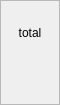
                  <widget class="QFrame" name="frame_seat1_total">
                   <property name="minimumSize">
                    <size>
                     <width>60</width>
                     <height>105</height>
                    </size>
                   </property>
                   <property name="maximumSize">
                    <size>
                     <width>60</width>
                     <height>105</height>
                    </size>
                   </property>
                   <property name="styleSheet">
                    <string notr="true"/>
                   </property>
                   <property name="frameShape">
                    <enum>QFrame::Shape::StyledPanel</enum>
                   </property>
                   <property name="frameShadow">
                    <enum>QFrame::Shadow::Raised</enum>
                   </property>
                   <layout class="QVBoxLayout" name="verticalLayout_12">
                    <property name="spacing">
                     <number>0</number>
                    </property>
                    <property name="leftMargin">
                     <number>0</number>
                    </property>
                    <property name="topMargin">
                     <number>0</number>
                    </property>
                    <property name="rightMargin">
                     <number>0</number>
                    </property>
                    <property name="bottomMargin">
                     <number>5</number>
                    </property>
                    <item alignment="Qt::AlignmentFlag::AlignHCenter">
                     <widget class="QLabel" name="label_seat1_total">
                      <property name="minimumSize">
                       <size>
                        <width>45</width>
                        <height>25</height>
                       </size>
                      </property>
                      <property name="maximumSize">
                       <size>
                        <width>45</width>
                        <height>25</height>
                       </size>
                      </property>
                      <property name="styleSheet">
                       <string notr="true"/>
                      </property>
                      <property name="text">
                       <string/>
                      </property>
                      <property name="scaledContents">
                       <bool>true</bool>
                      </property>
                      <property name="alignment">
                       <set>Qt::AlignmentFlag::AlignCenter</set>
                      </property>
                     </widget>
                    </item>
                    <item>
                     <widget class="QLabel" name="label_seat1_total_text">
                      <property name="styleSheet">
                       <string notr="true">#label_stand{
	font: 13pt &quot;Forte&quot;;
	color: rgba(255,255,255,150);
	background-color: transparent;
}</string>
                      </property>
                      <property name="text">
                       <string>total</string>
                      </property>
                      <property name="alignment">
                       <set>Qt::AlignmentFlag::AlignCenter</set>
                      </property>
                     </widget>
                    </item>
                    <item>
                     <spacer name="verticalSpacer_2">
                      <property name="orientation">
                       <enum>Qt::Orientation::Vertical</enum>
                      </property>
                      <property name="sizeHint" stdset="0">
                       <size>
                        <width>20</width>
                        <height>40</height>
                       </size>
                      </property>
                     </spacer>
                    </item>
                    <item alignment="Qt::AlignmentFlag::AlignHCenter">
                     <widget class="QLabel" name="label_seat1_status">
                      <property name="minimumSize">
                       <size>
                        <width>50</width>
                        <height>50</height>
                       </size>
                      </property>
                      <property name="maximumSize">
                       <size>
                        <width>50</width>
                        <height>50</height>
                       </size>
                      </property>
                      <property name="text">
                       <string/>
                      </property>
                      <property name="scaledContents">
                       <bool>true</bool>
                      </property>
                     </widget>
                    </item>
                   </layout>
                  </widget>
